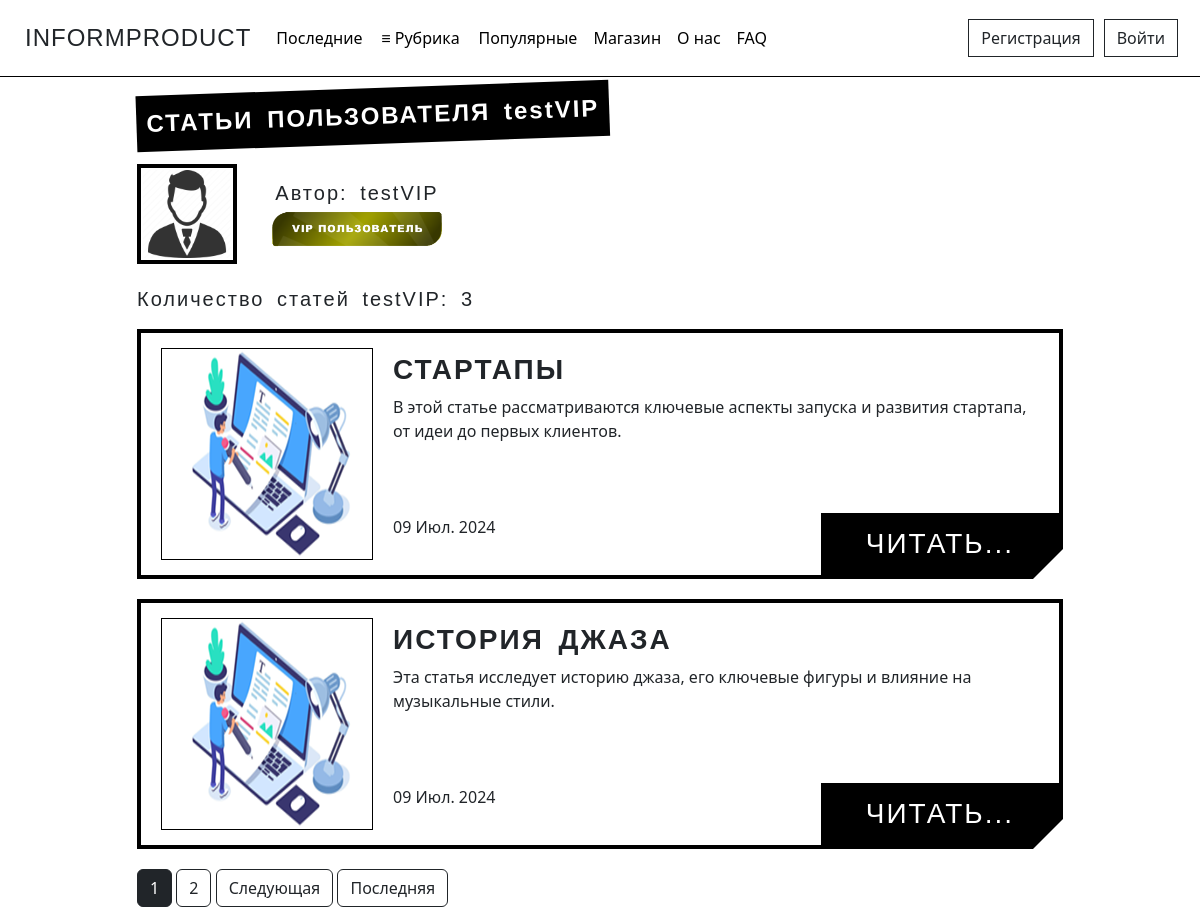
Page /articles/testVIP on the committed database.
### users/models.py (models this page shows, shortened)
class Profile(models.Model):
    STATUS_CHOICES = {
        ('User', 'Пользователь'),
        ('User VIP', 'VIP пользователь'),
        ('Admin', 'Администратор'),
    }
    user = models.OneToOneField(User, verbose_name='Имя пользователя', on_delete=models.CASCADE)
    img = models.ImageField('Фото пользователя', default='default_user.png', upload_to='user_images')
    status = models.CharField(max_length=20, verbose_name='Статус пользователя', choices=STATUS_CHOICES, default='User')
    vip_status_expiry = models.DateTimeField(verbose_name='Окончание VIP статуса', null=True, blank=True)
    class Meta:
        verbose_name = 'Профаил'
        verbose_name_plural = 'Профайлы'

### journal/models.py (models this page shows, shortened)
class Article(models.Model):
    CATEGORY_CHOICES = [
        ('Analytics', 'Аналитика'),
        ('ART', 'АРТ'),
        ('Music', 'Музыка'),
        ('Science', 'Наука'),
        ('Varial', 'Разное'),
    ]
    title = models.CharField('Название', max_length=100)
    description = models.TextField('Описание')
    text = models.TextField('Основной текст')
    category = models.CharField(max_length=50, verbose_name='Рубрика', choices=CATEGORY_CHOICES, default='Разное')
    author = models.ForeignKey(User, verbose_name='Автор', on_delete=models.CASCADE)
    publication = models.BooleanField('Статус публикации', default=False)
    date = models.DateTimeField('Дата', default=timezone.now)
    likes = models.IntegerField('Количество лайков', default=0)
    img = models.ImageField('Превью', default='default_preview.png', upload_to='preview_images')
    class Meta:
        verbose_name = 'Статью'
        verbose_name_plural = 'Статьи'

### journal/views.py (the view)
# urls.py: path('articles/<str:username>', views.UserAllArticlesView.as_view(), name='user_articles'),
class UserAllArticlesView(ListView):
    model = Article
    template_name = 'journal/user_articles.html'
    context_object_name = 'articles'
    paginate_by = 2
    def get_context_data(self, **kwargs):
        ctx = super().get_context_data(**kwargs)
        user = self.request.user
        author = get_object_or_404(User, username=self.kwargs['username'])
        ctx['author'] = author
        if user.is_authenticated:
            profile = Profile.objects.get(user=user)
            ctx['profile'] = profile
            ctx['is_following'] = Follow.objects.filter(follower=user, following=author).exists()
        if user != author:
            ctx['title'] = 'Статьи пользователя'
            ctx['title_user'] = author
        else:
            ctx['title'] = 'Мои статьи'
        return ctx
    def get_queryset(self):
        author = get_object_or_404(User, username=self.kwargs['username'])
        if self.request.user == author:
            return Article.objects.filter(author=author).order_by('-date')
        return Article.objects.filter(author=author, publication=True).order_by('-date')

### journal/templates/journal/user_articles.html (shortened to what this page needs)
{% extends 'journal/base.html' %}
{% block content %}
<div class="tilted-text font">
    <b>{{ title }}</b> <b class="font-no">{{ title_user }}</b>
    </div>
 <div>
    <div class="user-article">
      <img src="{{ author.profile.img.url }}" alt="{{ author }}" class="user-article-img">
      <div class="author-role">
          <div class="text-author">Автор: {{ author }}</div>
          {% if author.profile.status == 'User' %}
            <img src="/pictures/main_page/user_label.png" alt="Badge" width="180">
          {% elif author.profile.status == 'Admin' %}
            <img src="/pictures/main_page/admin_label.png" alt="Badge" width="180">
          {% else %}
            <img src="/pictures/main_page/user_vip_label.png" alt="Badge" width="180">
          {% endif %}
      </div>
    </div>
    {% if page_obj.paginator.count == 0 %}
      <p class="text-author">Пользователь пока не опубликовал ни одной статьи.</p>
    {% else %}
        <div class="text-author indent-articles">Количество статей {{ author }}: {{ page_obj.paginator.count }}</div>
              {% for article in articles %}
              <div class="alert-light">
                  <div class="col-md-9 frame frame-wide">
                      <div class="img-container">
                        <img src="{{ article.img.url }}">
                      </div>
                      <div class="text-container">
                          <h1 class="font"><strong>{{ article.title|striptags }}</strong></h1>
                          <p><b></b>{{ article.description|striptags|truncatechars:186 }}</p>
                          <a class="read-more font" href="{% url 'article_detail' article.id %}">Читать...</a>
                          <p class="published-date">
                              {% if not article.publication and user == article.author%}
                                <span class="text-author">Статья не опубликована</span>
                              {% else %}
                                  <span class="date">{{ article.date | date:"d M. Y" }}</span>
                              {% endif %}
                          </p>
                      </div>
              </div>
              {% endfor %}
              {% if is_paginated %}
                  {% for num in page_obj.paginator.page_range %}
                    {% if num == page_obj.number %}
                      <button class ="btn btn-dark">{{ num }}</button>
                      {% elif num > page_obj.number|add:'-2' and num < page_obj.number|add:'2' %}
                        <a href="?page={{ num }}" class="btn btn-outline-dark">{{ num }}</a>
                    {% endif %}
                  {% endfor %}
                  {% if page_obj.has_next %}
                      <a href="?page={{ page_obj.next_page_number }}" class="btn btn-outline-dark">Следующая</a>
                      <a href="?page={{ page_obj.paginator.num_pages }}" class="btn btn-outline-dark">Последняя</a>
                  {% endif %}
              {% endif %}
            </div>
    {% endif %}
{% endblock %}

### journal/static/journal/main.css (style rules this page uses)
body { background-repeat: no-repeat; background-size: cover; background-attachment: fixed; background-position: center; padding-top: 60px; }
.alert-light { background-color: rgba(255, 255, 255, 0.8); }
.read-more { position: absolute; bottom: 0; right: 0; background-color: black; color: white; padding: 10px 45px; text-decoration: none; font-size: 18px; }
.frame { display: flex; align-items: center; padding: 20px; border: 4px solid black; position: relative; width: 900px; height: 250px; background-color: white; box-sizing: border-box; clip-path: polygon(0 0, 100% 0, 100% calc(100% - 30px), calc(100% - 30px) 100%, 0 100%); margin-bottom: 20px; }
.img-container { margin-right: 20px; border: 1px solid black; }
.text-container { display: flex; flex-direction: column; justify-content: space-between; height: 100%; }
.font { font-family: 'Impact', sans-serif; letter-spacing: 2px; word-spacing: 5px; font-size: 28px; text-transform: uppercase; }
.text-container p.published-date { margin-top: auto; height: 12%; }
.tilted-text { display: inline-block; background-color: black; color: white; font-weight: bold; font-size: 24px; padding: 10px; transform: rotate(-2deg) translateY(-20px); user-select: none; }
.user-article-img { border: 4px solid #000; padding: 2px; width: 100px; height: 100px; text-align: center; }
.author-role { margin-left: 30px; text-align: center; }
.text-author { font-family: 'Impact', sans-serif; letter-spacing: 2px; word-spacing: 5px; font-size: 20px; }
.frame-wide { width: 100%; }
.font-no { text-transform: none; }
.user-article { padding-bottom: 20px; display: flex; align-items: center; }
.indent-articles { margin-bottom: 15px; }

### rows in the picture
Article: img (placeholder picture), title "СТАРТАПЫ", description "В этой статье рассматриваются ключевые аспекты запуска и развития стартапа, от идеи до первых клиентов.", date "09 Июл. 2024"
Article: img (placeholder picture), title "ИСТОРИЯ ДЖАЗА", description "Эта статья исследует историю джаза, его ключевые фигуры и влияние на музыкальные стили.", date "09 Июл. 2024"

### other values in the picture
{{ title }} "СТАТЬИ ПОЛЬЗОВАТЕЛЯ"
{{ title_user }} "testVIP"
{{ author }} "testVIP"
{{ page_obj.paginator.count }} "3"
{{ num }} "1"
{{ num }} "2"
